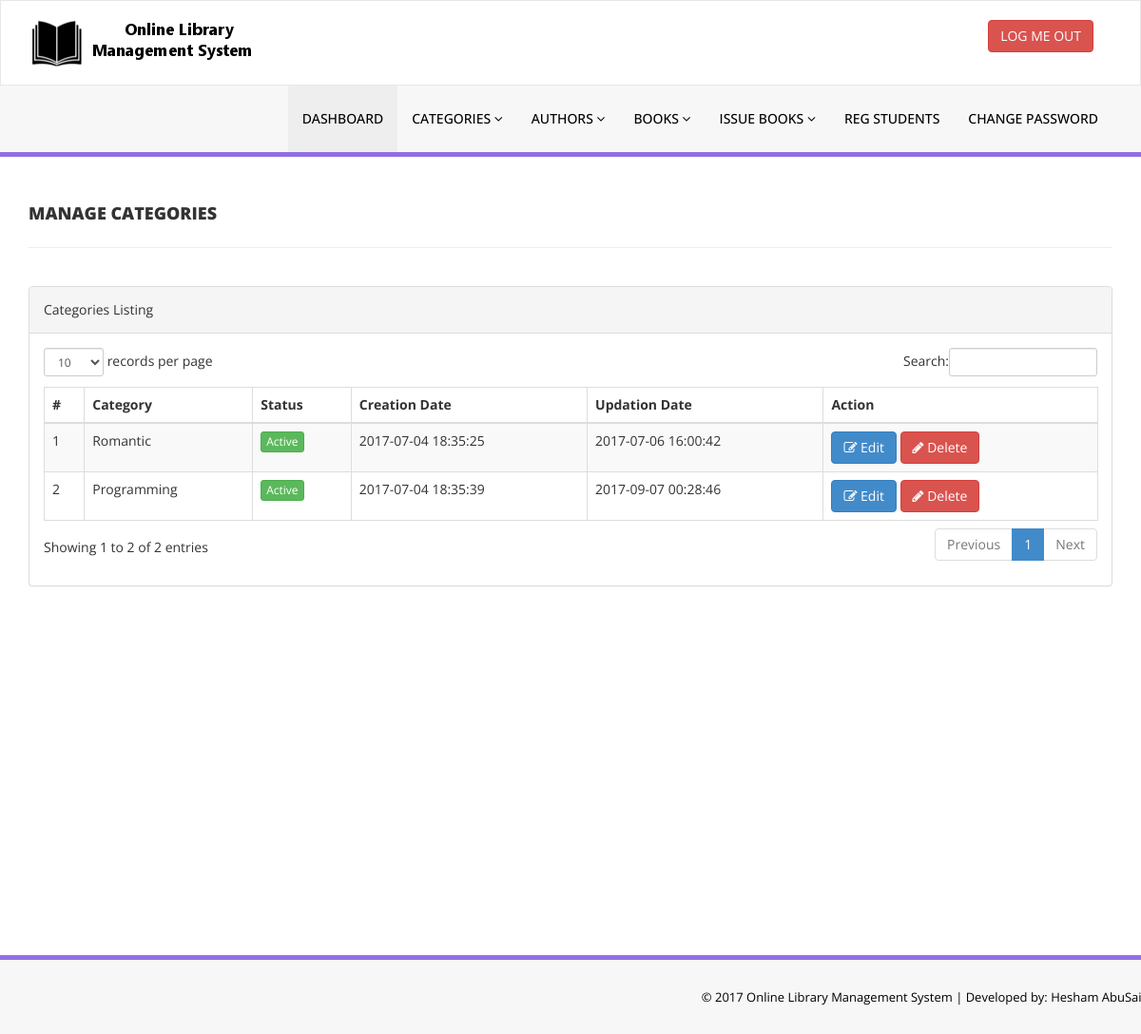
The app's page /admin/manage-categories.php (signed in) with its own data.
### tables this page shows
CREATE TABLE `tblcategory` (
  `id` int(11) NOT NULL,
  `CategoryName` varchar(150) DEFAULT NULL,
  `Status` int(1) DEFAULT NULL,
  `CreationDate` timestamp NULL DEFAULT CURRENT_TIMESTAMP,
  `UpdationDate` timestamp NOT NULL DEFAULT '0000-00-00 00:00:00' ON UPDATE CURRENT_TIMESTAMP
);

### admin/manage-categories.php (the view, shortened to what this page needs)
<?php
include('includes/config.php');
if(strlen($_SESSION['alogin'])==0)
    {
header('location:index.php');
}
else{
    ?>
<!DOCTYPE html>
<html xmlns="http://www.w3.org/1999/xhtml">
<head>
    <link href="assets/css/bootstrap.css" rel="stylesheet" />
    <link href="assets/css/font-awesome.css" rel="stylesheet" />
    <link href="assets/js/dataTables/dataTables.bootstrap.css" rel="stylesheet" />
    <link href="assets/css/style.css" rel="stylesheet" />
</head>
<body>
<?php include('includes/header.php');?>
    <div class="content-wrapper">
         <div class="container">
        <div class="row pad-botm">
            <div class="col-md-12">
                <h4 class="header-line">Manage Categories</h4>
    </div>
     <div class="row">
</div>
        </div>
            <div class="row">
                <div class="col-md-12">
                    <div class="panel panel-default">
                        <div class="panel-heading">
                           Categories Listing
                        </div>
                        <div class="panel-body">
                            <div class="table-responsive">
                                <table class="table table-striped table-bordered table-hover" id="dataTables-example">
                                    <thead>
                                        <tr>
                                            <th>#</th>
                                            <th>Category</th>
                                            <th>Status</th>
                                            <th>Creation Date</th>
                                            <th>Updation Date</th>
                                            <th>Action</th>
                                        </tr>
                                    </thead>
                                    <tbody>
<?php $sql = "SELECT * from  tblcategory";
$query = $dbh -> prepare($sql);
$query->execute();
$results=$query->fetchAll(PDO::FETCH_OBJ);
$cnt=1;
if($query->rowCount() > 0)
{
foreach($results as $result)
{               ?>
                                        <tr class="odd gradeX">
                                            <td class="center"><?php echo htmlentities($cnt);?></td>
                                            <td class="center"><?php echo htmlentities($result->CategoryName);?></td>
                                            <td class="center"><?php if($result->Status==1) {?>
                                            <a href="#" class="btn btn-success btn-xs">Active</a>
                                            <?php } else {?>
                                            <a href="#" class="btn btn-danger btn-xs">Inactive</a>
                                            <?php } ?></td>
                                            <td class="center"><?php echo htmlentities($result->CreationDate);?></td>
                                            <td class="center"><?php echo htmlentities($result->UpdationDate);?></td>
                                            <td class="center">
                                            <a href="edit-category.php?catid=<?php echo htmlentities($result->id);?>"><button class="btn btn-primary"><i class="fa fa-edit "></i> Edit</button>
                                          <a href="manage-categories.php?del=<?php echo htmlentities($result->id);?>" onclick="return confirm('Are you sure you want to delete?');"" >  <button class="btn btn-danger"><i class="fa fa-pencil"></i> Delete</button>
                                            </td>
                                        </tr>
 <?php $cnt=$cnt+1;}} ?>
                                    </tbody>
                                </table>
                            </div>
                        </div>
                    </div>
                </div>
            </div>
    </div>
    </div>
  <?php include('includes/footer.php');?>
</body>
</html>
<?php } ?>

### admin/assets/css/style.css (style rules this page uses)
.content-wrapper { margin-top: 40px; min-height:800px; padding-bottom:90px; }
.header-line { font-weight:900; padding-bottom:25px; border-bottom:1px solid #eeeeee; text-transform:uppercase; }
.pad-botm { padding-bottom:30px; }

### records on screen
tblcategory: CategoryName "Romantic", Status "Active", CreationDate "2017-07-04 18:35:25", UpdationDate "2017-07-06 16:00:42"
tblcategory: CategoryName "Programming", Status "Active", CreationDate "2017-07-04 18:35:39", UpdationDate "2017-09-07 00:28:46"
